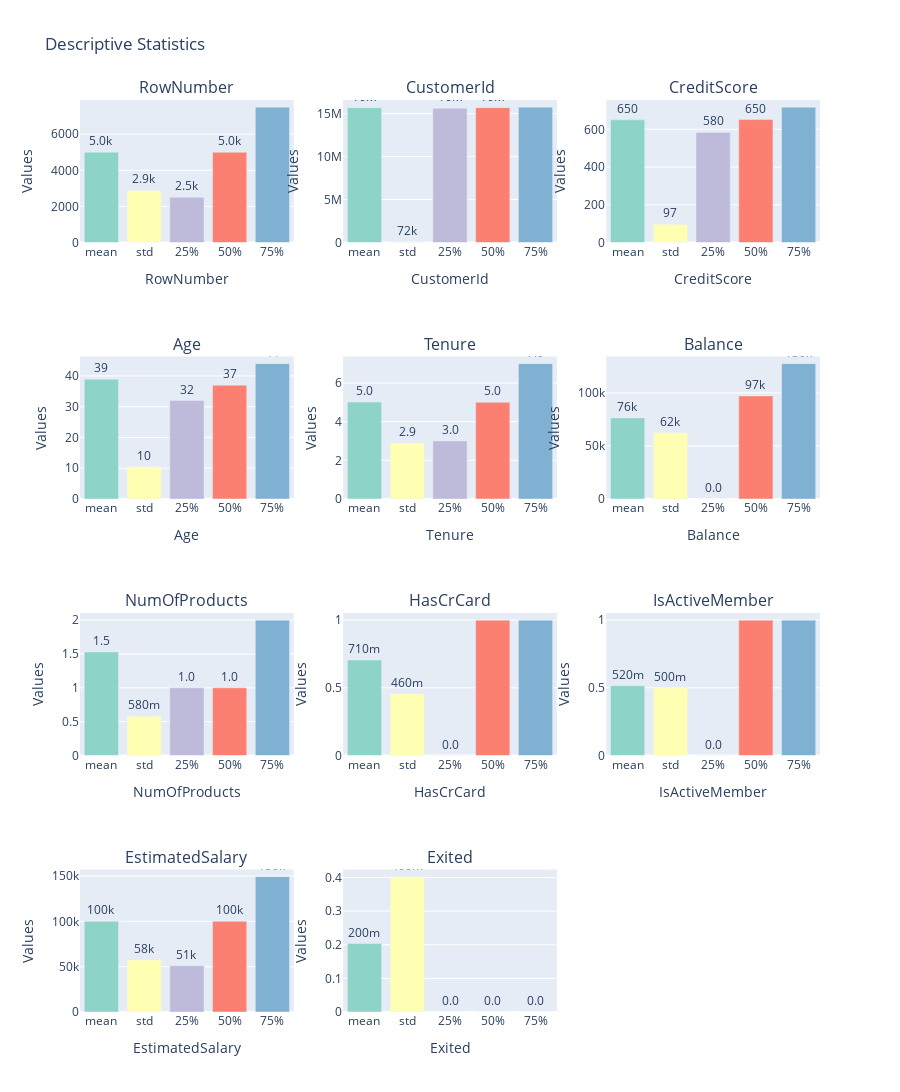

This figure's notebook cell:
### Code cell
all_column_stats = df.describe()


all_column_stats = all_column_stats.drop(['count', 'min', 'max'])


num_columns = len(all_column_stats.columns)
num_rows = (num_columns - 1) // 3 + 1

fig = make_subplots(rows=num_rows, cols=3, subplot_titles=all_column_stats.columns)


for i, column in enumerate(all_column_stats.columns):
    row_num = i // 3 + 1
    col_num = i % 3 + 1
    
    column_stats = all_column_stats[column]
    

    fig.add_trace(
        go.Bar(
            x=column_stats.index,
            y=column_stats.values,
            marker_color=px.colors.qualitative.Set3,
            texttemplate='%{y:.2s}',
            textposition='outside',
        ),
        row=row_num,
        col=col_num,
    )
    fig.update_xaxes(title_text=column, row=row_num, col=col_num)
    fig.update_yaxes(title_text='Values', row=row_num, col=col_num)


fig.update_layout(showlegend=False, height=300 * num_rows, width=900, title_text="Descriptive Statistics")
fig.show()

### Figure 1 — Plotly figure (JSON) as saved in the notebook; plotly's stock layout.template omitted (floating-point values rounded to 4 significant figures)
{"data": [{"marker": {"color": ["rgb(141,211,199)", "rgb(255,255,179)", "rgb(190,186,218)", "rgb(251,128,114)", "rgb(128,177,211)", "rgb(253,180,98)", "rgb(179,222,105)", "rgb(252,205,229)", "rgb(217,217,217)", "rgb(188,128,189)", "rgb(204,235,197)", "rgb(255,237,111)"]}, "textposition": "outside", "texttemplate": "%{y:.2s}", "type": "bar", "x": ["mean", "std", "25%", "50%", "75%"], "xaxis": "x", "y": [5000.0, 2887.0, 2501.0, 5000.0, 7500.0], "yaxis": "y"}, {"marker": {"color": ["rgb(141,211,199)", "rgb(255,255,179)", "rgb(190,186,218)", "rgb(251,128,114)", "rgb(128,177,211)", "rgb(253,180,98)", "rgb(179,222,105)", "rgb(252,205,229)", "rgb(217,217,217)", "rgb(188,128,189)", "rgb(204,235,197)", "rgb(255,237,111)"]}, "textposition": "outside", "texttemplate": "%{y:.2s}", "type": "bar", "x": ["mean", "std", "25%", "50%", "75%"], "xaxis": "x2", "y": [15690000.0, 71940.0, 15630000.0, 15690000.0, 15750000.0], "yaxis": "y2"}, {"marker": {"color": ["rgb(141,211,199)", "rgb(255,255,179)", "rgb(190,186,218)", "rgb(251,128,114)", "rgb(128,177,211)", "rgb(253,180,98)", "rgb(179,222,105)", "rgb(252,205,229)", "rgb(217,217,217)", "rgb(188,128,189)", "rgb(204,235,197)", "rgb(255,237,111)"]}, "textposition": "outside", "texttemplate": "%{y:.2s}", "type": "bar", "x": ["mean", "std", "25%", "50%", "75%"], "xaxis": "x3", "y": [650.5, 96.65, 584.0, 652.0, 718.0], "yaxis": "y3"}, {"marker": {"color": ["rgb(141,211,199)", "rgb(255,255,179)", "rgb(190,186,218)", "rgb(251,128,114)", "rgb(128,177,211)", "rgb(253,180,98)", "rgb(179,222,105)", "rgb(252,205,229)", "rgb(217,217,217)", "rgb(188,128,189)", "rgb(204,235,197)", "rgb(255,237,111)"]}, "textposition": "outside", "texttemplate": "%{y:.2s}", "type": "bar", "x": ["mean", "std", "25%", "50%", "75%"], "xaxis": "x4", "y": [38.92, 10.49, 32.0, 37.0, 44.0], "yaxis": "y4"}, {"marker": {"color": ["rgb(141,211,199)", "rgb(255,255,179)", "rgb(190,186,218)", "rgb(251,128,114)", "rgb(128,177,211)", "rgb(253,180,98)", "rgb(179,222,105)", "rgb(252,205,229)", "rgb(217,217,217)", "rgb(188,128,189)", "rgb(204,235,197)", "rgb(255,237,111)"]}, "textposition": "outside", "texttemplate": "%{y:.2s}", "type": "bar", "x": ["mean", "std", "25%", "50%", "75%"], "xaxis": "x5", "y": [5.013, 2.892, 3.0, 5.0, 7.0], "yaxis": "y5"}, {"marker": {"color": ["rgb(141,211,199)", "rgb(255,255,179)", "rgb(190,186,218)", "rgb(251,128,114)", "rgb(128,177,211)", "rgb(253,180,98)", "rgb(179,222,105)", "rgb(252,205,229)", "rgb(217,217,217)", "rgb(188,128,189)", "rgb(204,235,197)", "rgb(255,237,111)"]}, "textposition": "outside", "texttemplate": "%{y:.2s}", "type": "bar", "x": ["mean", "std", "25%", "50%", "75%"], "xaxis": "x6", "y": [76490.0, 62400.0, 0.0, 97200.0, 127600.0], "yaxis": "y6"}, {"marker": {"color": ["rgb(141,211,199)", "rgb(255,255,179)", "rgb(190,186,218)", "rgb(251,128,114)", "rgb(128,177,211)", "rgb(253,180,98)", "rgb(179,222,105)", "rgb(252,205,229)", "rgb(217,217,217)", "rgb(188,128,189)", "rgb(204,235,197)", "rgb(255,237,111)"]}, "textposition": "outside", "texttemplate": "%{y:.2s}", "type": "bar", "x": ["mean", "std", "25%", "50%", "75%"], "xaxis": "x7", "y": [1.53, 0.5817, 1.0, 1.0, 2.0], "yaxis": "y7"}, {"marker": {"color": ["rgb(141,211,199)", "rgb(255,255,179)", "rgb(190,186,218)", "rgb(251,128,114)", "rgb(128,177,211)", "rgb(253,180,98)", "rgb(179,222,105)", "rgb(252,205,229)", "rgb(217,217,217)", "rgb(188,128,189)", "rgb(204,235,197)", "rgb(255,237,111)"]}, "textposition": "outside", "texttemplate": "%{y:.2s}", "type": "bar", "x": ["mean", "std", "25%", "50%", "75%"], "xaxis": "x8", "y": [0.7055, 0.4558, 0.0, 1.0, 1.0], "yaxis": "y8"}, {"marker": {"color": ["rgb(141,211,199)", "rgb(255,255,179)", "rgb(190,186,218)", "rgb(251,128,114)", "rgb(128,177,211)", "rgb(253,180,98)", "rgb(179,222,105)", "rgb(252,205,229)", "rgb(217,217,217)", "rgb(188,128,189)", "rgb(204,235,197)", "rgb(255,237,111)"]}, "textposition": "outside", "texttemplate": "%{y:.2s}", "type": "bar", "x": ["mean", "std", "25%", "50%", "75%"], "xaxis": "x9", "y": [0.5151, 0.4998, 0.0, 1.0, 1.0], "yaxis": "y9"}, {"marker": {"color": ["rgb(141,211,199)", "rgb(255,255,179)", "rgb(190,186,218)", "rgb(251,128,114)", "rgb(128,177,211)", "rgb(253,180,98)", "rgb(179,222,105)", "rgb(252,205,229)", "rgb(217,217,217)", "rgb(188,128,189)", "rgb(204,235,197)", "rgb(255,237,111)"]}, "textposition": "outside", "texttemplate": "%{y:.2s}", "type": "bar", "x": ["mean", "std", "25%", "50%", "75%"], "xaxis": "x10", "y": [100100.0, 57510.0, 51000.0, 100200.0, 149400.0], "yaxis": "y10"}, {"marker": {"color": ["rgb(141,211,199)", "rgb(255,255,179)", "rgb(190,186,218)", "rgb(251,128,114)", "rgb(128,177,211)", "rgb(253,180,98)", "rgb(179,222,105)", "rgb(252,205,229)", "rgb(217,217,217)", "rgb(188,128,189)", "rgb(204,235,197)", "rgb(255,237,111)"]}, "textposition": "outside", "texttemplate": "%{y:.2s}", "type": "bar", "x": ["mean", "std", "25%", "50%", "75%"], "xaxis": "x11", "y": [0.2037, 0.4028, 0.0, 0.0, 0.0], "yaxis": "y11"}], "layout": {"annotations": [{"font": {"size": 16}, "showarrow": false, "text": "RowNumber", "x": 0.1444, "xanchor": "center", "xref": "paper", "y": 1, "yanchor": "bottom", "yref": "paper"}, {"font": {"size": 16}, "showarrow": false, "text": "CustomerId", "x": 0.5, "xanchor": "center", "xref": "paper", "y": 1, "yanchor": "bottom", "yref": "paper"}, {"font": {"size": 16}, "showarrow": false, "text": "CreditScore", "x": 0.8556, "xanchor": "center", "xref": "paper", "y": 1, "yanchor": "bottom", "yref": "paper"}, {"font": {"size": 16}, "showarrow": false, "text": "Age", "x": 0.1444, "xanchor": "center", "xref": "paper", "y": 0.7188, "yanchor": "bottom", "yref": "paper"}, {"font": {"size": 16}, "showarrow": false, "text": "Tenure", "x": 0.5, "xanchor": "center", "xref": "paper", "y": 0.7188, "yanchor": "bottom", "yref": "paper"}, {"font": {"size": 16}, "showarrow": false, "text": "Balance", "x": 0.8556, "xanchor": "center", "xref": "paper", "y": 0.7188, "yanchor": "bottom", "yref": "paper"}, {"font": {"size": 16}, "showarrow": false, "text": "NumOfProducts", "x": 0.1444, "xanchor": "center", "xref": "paper", "y": 0.4375, "yanchor": "bottom", "yref": "paper"}, {"font": {"size": 16}, "showarrow": false, "text": "HasCrCard", "x": 0.5, "xanchor": "center", "xref": "paper", "y": 0.4375, "yanchor": "bottom", "yref": "paper"}, {"font": {"size": 16}, "showarrow": false, "text": "IsActiveMember", "x": 0.8556, "xanchor": "center", "xref": "paper", "y": 0.4375, "yanchor": "bottom", "yref": "paper"}, {"font": {"size": 16}, "showarrow": false, "text": "EstimatedSalary", "x": 0.1444, "xanchor": "center", "xref": "paper", "y": 0.1562, "yanchor": "bottom", "yref": "paper"}, {"font": {"size": 16}, "showarrow": false, "text": "Exited", "x": 0.5, "xanchor": "center", "xref": "paper", "y": 0.1562, "yanchor": "bottom", "yref": "paper"}], "height": 1200, "showlegend": false, "title": {"text": "Descriptive Statistics"}, "width": 900, "xaxis": {"anchor": "y", "domain": [0, 0.2889], "title": {"text": "RowNumber"}}, "xaxis10": {"anchor": "y10", "domain": [0, 0.2889], "title": {"text": "EstimatedSalary"}}, "xaxis11": {"anchor": "y11", "domain": [0.3556, 0.6444], "title": {"text": "Exited"}}, "xaxis12": {"anchor": "y12", "domain": [0.7111, 1]}, "xaxis2": {"anchor": "y2", "domain": [0.3556, 0.6444], "title": {"text": "CustomerId"}}, "xaxis3": {"anchor": "y3", "domain": [0.7111, 1], "title": {"text": "CreditScore"}}, "xaxis4": {"anchor": "y4", "domain": [0, 0.2889], "title": {"text": "Age"}}, "xaxis5": {"anchor": "y5", "domain": [0.3556, 0.6444], "title": {"text": "Tenure"}}, "xaxis6": {"anchor": "y6", "domain": [0.7111, 1], "title": {"text": "Balance"}}, "xaxis7": {"anchor": "y7", "domain": [0, 0.2889], "title": {"text": "NumOfProducts"}}, "xaxis8": {"anchor": "y8", "domain": [0.3556, 0.6444], "title": {"text": "HasCrCard"}}, "xaxis9": {"anchor": "y9", "domain": [0.7111, 1], "title": {"text": "IsActiveMember"}}, "yaxis": {"anchor": "x", "domain": [0.8438, 1], "title": {"text": "Values"}}, "yaxis10": {"anchor": "x10", "domain": [0, 0.1562], "title": {"text": "Values"}}, "yaxis11": {"anchor": "x11", "domain": [0, 0.1562], "title": {"text": "Values"}}, "yaxis12": {"anchor": "x12", "domain": [0, 0.1562]}, "yaxis2": {"anchor": "x2", "domain": [0.8438, 1], "title": {"text": "Values"}}, "yaxis3": {"anchor": "x3", "domain": [0.8438, 1], "title": {"text": "Values"}}, "yaxis4": {"anchor": "x4", "domain": [0.5625, 0.7188], "title": {"text": "Values"}}, "yaxis5": {"anchor": "x5", "domain": [0.5625, 0.7188], "title": {"text": "Values"}}, "yaxis6": {"anchor": "x6", "domain": [0.5625, 0.7188], "title": {"text": "Values"}}, "yaxis7": {"anchor": "x7", "domain": [0.2812, 0.4375], "title": {"text": "Values"}}, "yaxis8": {"anchor": "x8", "domain": [0.2812, 0.4375], "title": {"text": "Values"}}, "yaxis9": {"anchor": "x9", "domain": [0.2812, 0.4375], "title": {"text": "Values"}}}}
